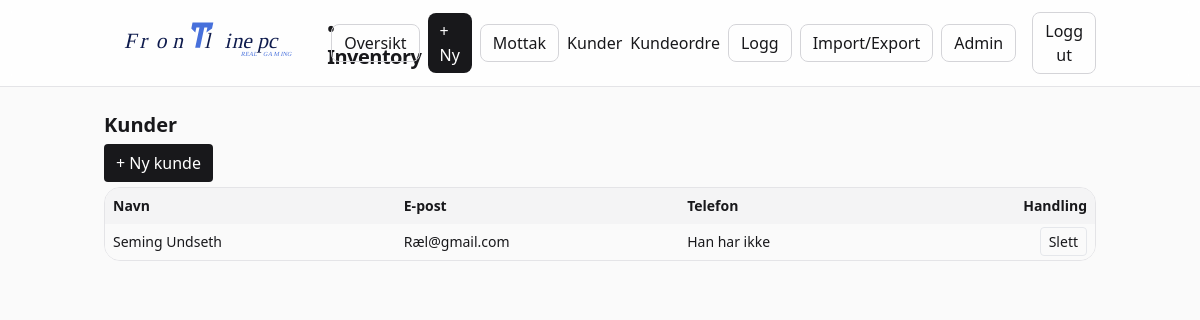
Page /customers (signed in) on the earlier database version.
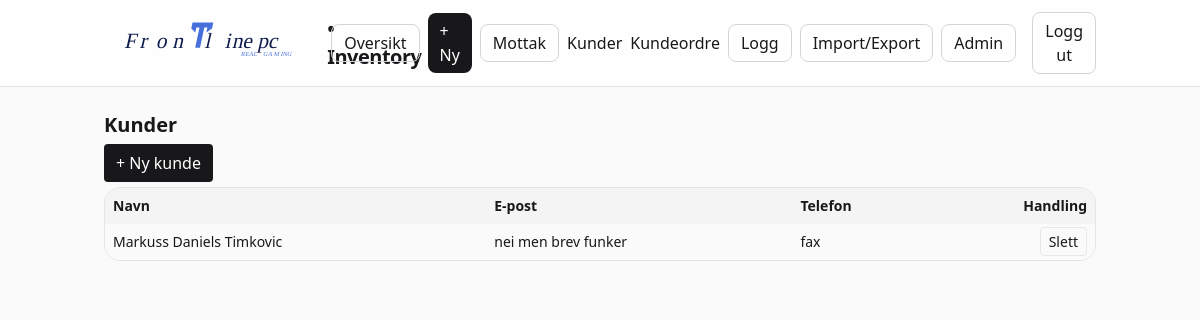
Same page on the later database version.
### frontline_inventory_web/app/models.py (models this page shows)
class Customer(Base):
    __tablename__ = "customers"
    id: Mapped[int] = mapped_column(Integer, primary_key=True)
    name: Mapped[str] = mapped_column(String(200), nullable=False)
    email: Mapped[str] = mapped_column(String(200), default="")
    phone: Mapped[str] = mapped_column(String(50), default="")
    notes: Mapped[str] = mapped_column(String(500), default="")
    created_at: Mapped[datetime] = mapped_column(DateTime, default=datetime.utcnow)

### frontline_inventory_web/app/main.py (the view)
@app.get("/customers")
def customers_list(request: Request, db: Session = Depends(get_db), current_user=Depends(require_user)):
    rows = db.execute(select(Customer).order_by(Customer.name)).scalars().all()
    return templates.TemplateResponse("customers.html", {"request": request, "user": current_user, "rows": rows})

### frontline_inventory_web/app/templates/customers.html (shortened to what this page needs)
{% extends "base.html" %}
{% block content %}
<h1 class="text-xl font-semibold mb-3">Kunder</h1>
<div class="mb-3"><a class="px-3 py-2 rounded bg-zinc-900 text-white" href="/customers/new">+ Ny kunde</a></div>
<div class="rounded-2xl border border-zinc-200 bg-white overflow-hidden">
  <table class="w-full text-sm">
    <thead class="bg-zinc-100">
      <tr>
        <th class="p-2 text-left">Navn</th>
        <th class="p-2 text-left">E-post</th>
        <th class="p-2 text-left">Telefon</th>
        <th class="p-2 text-right">Handling</th>
      </tr>
    </thead>
    <tbody>
      {% for c in rows %}
      <tr class="odd:bg-zinc-50">
        <td class="p-2">{{ c.name }}</td>
        <td class="p-2">{{ c.email }}</td>
        <td class="p-2">{{ c.phone }}</td>
        <td class="p-2 text-right">
          <a href="/customers/{{ c.id }}/delete" class="px-2 py-1 rounded border">Slett</a>
        </td>
      </tr>
      {% endfor %}
    </tbody>
  </table>
</div>
{% endblock %}

Differences in the rows shown:
removed Customer: name "Seming Undseth", email "Ræl@gmail.com", phone "Han har ikke"
added Customer: name "Markuss Daniels Timkovic", email "nei men brev funker", phone "fax"
